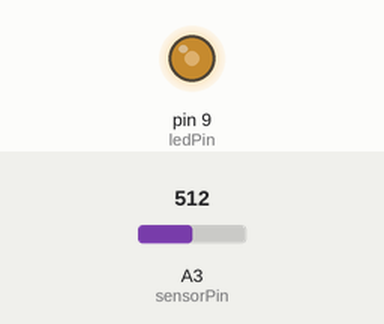
Bench run of a sketch on a simulated Arduino Uno, built with avr-gcc and run on an emulated ATmega328P. Parts: output pins drawn as LEDs (lit = HIGH). The test bench sets the inputs (shaded band); at power-on: A3 (sensorPin) = 512.

Above: at 1.2 s.
1.3 s: A3 (sensorPin) set to 716
At 1.7 s:
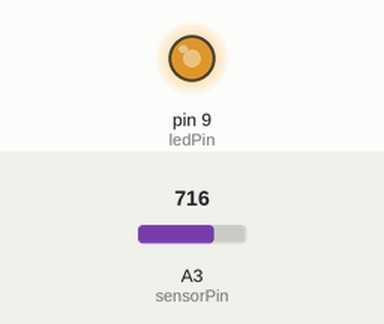
2.8 s: A3 (sensorPin) set to 900
At 4.0 s:
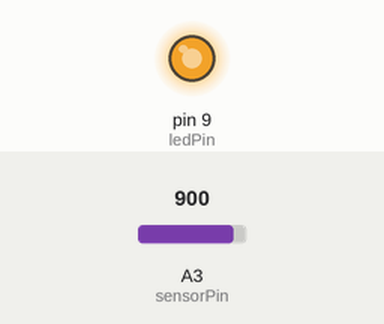
4.3 s: A3 (sensorPin) set to 122
At 5.2 s:
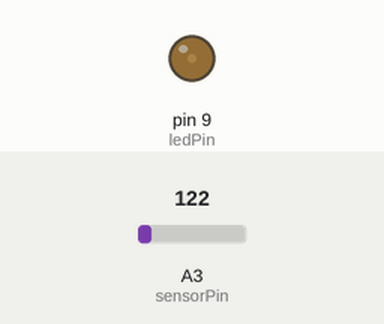
5.8 s: A3 (sensorPin) set to 0
At 6.3 s:
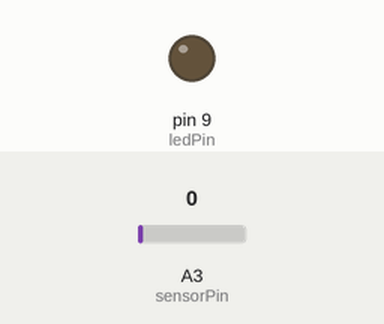
Timing chart, 0 to 8.3 s (numbered marks = the images above; inputs shaded):
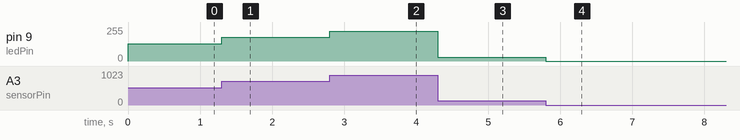

Measured:
- after the input at 1.3 s, pin 9 (ledPin): 128/255 → 179/255 at once
- after the input at 2.8 s, pin 9 (ledPin): 179/255 → 225/255 at once
- after the input at 4.3 s, pin 9 (ledPin): 225/255 → 30/255 at once
- after the input at 5.8 s, pin 9 (ledPin): 30/255 → 0/255 at once

The sketch:

simple_fast_PWM.ino
```cpp
//http://arduino.cc/en/Tutorial/SecretsOfArduinoPWM
//http://playground.arduino.cc/Main/TimerPWMCheatsheet

int ledPin = 9;    // LED connected to digital pin 9
int analogPin = 4;     // potentiometer wiper (middle terminal) connected to analog pin 3
int sensorPin = A3;    // select the input pin for the potentiometer     // select the pin for the LED
int sensorValue = 0;  // variable to store the value coming from the sensor

void setup()  {
  TCCR1B = TCCR1B & 0b11111000 | 0x01; //set to highest possible freq. for PWM on channel 9 & 10
}

void loop()  {
  sensorValue = analogRead(sensorPin);
  analogWrite(ledPin, sensorValue/4);
}
```
